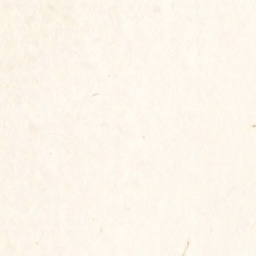
#> input picture assets/parchment-tile.jpg, 256 x 256 px
$ python generate_instagram_posts.py
#> lines starting #> are read from the running program, lines starting #| are printed output that depends on the picture
#!/usr/bin/env python3
"""
SporlyWorks — High-Converting Instagram Parameter Card Generator
Architected by Astra (GPT-6 Astra) to maximize saves, shares, and authentic cultivator engagement.
Avoids generic AI summaries; produces screenshot-worthy parameter cards and field benchmarks.
"""

import os
import sys
from PIL import Image, ImageDraw, ImageFont

BASE_DIR = os.path.dirname(os.path.dirname(os.path.abspath(__file__)))
DRAFTS_DIR = os.path.join(BASE_DIR, "_marketing", "instagram_drafts")
os.makedirs(DRAFTS_DIR, exist_ok=True)

# Select Fonts
FONT_SERIF_PATHS = [
    "/System/Library/Fonts/Supplemental/Georgia.ttf",
    "/usr/share/fonts/truetype/dejavu/DejaVuSerif-Bold.ttf",
    "/usr/share/fonts/truetype/dejavu/DejaVuSerif.ttf"
]
FONT_SANS_BOLD_PATHS = [
    "/System/Library/Fonts/Supplemental/Arial Bold.ttf",
    "/System/Library/Fonts/Supplemental/Arial.ttf",
    "/usr/share/fonts/truetype/dejavu/DejaVuSans-Bold.ttf",
    "/usr/share/fonts/truetype/dejavu/DejaVuSans.ttf"
]
FONT_SANS_PATHS = [
    "/System/Library/Fonts/Supplemental/Arial.ttf",
    "/usr/share/fonts/truetype/dejavu/DejaVuSans.ttf"
]

def get_font(paths, size):
    for path in paths:
        if os.path.exists(path):
            try:
                return ImageFont.truetype(path, size)
            except IOError:
                continue
    return ImageFont.load_default()

def wrap_text(text, font, max_width, draw):
    if not text:
        return []
    words = text.split()
    lines = []
    current_line = []
    for word in words:
        current_line.append(word)
        line_str = " ".join(current_line)
        bbox = draw.textbbox((0, 0), line_str, font=font)
        w = bbox[2] - bbox[0]
        if w > max_width:
            if len(current_line) > 1:
                current_line.pop()
                lines.append(" ".join(current_line))
                current_line = [word]
            else:
                lines.append(" ".join(current_line))
                current_line = []
    if current_line:
        lines.append(" ".join(current_line))
    return lines

def draw_parameter_card(badge, title, parameters, footer_cta, output_name):
#> called with title = 'Field Capacity: The 3-Drop Squeeze Rule', output_name = 'post1'
    width, height = 1080, 1080

    # 1. Base Canvas & Parchment Texture
    parchment_path = os.path.join(BASE_DIR, "assets", "parchment-tile.jpg")
    if not os.path.exists(parchment_path):
        parchment_path = os.path.join(BASE_DIR, "assets", "parchment-seamless.jpg")

    if os.path.exists(parchment_path):
        tile = Image.open(parchment_path).convert("RGB")
#> tile is the input picture: PIL image 256x256 RGB; mean R, G, B 252.7, 246.1, 235.1
        img = Image.new("RGB", (width, height))
#> img: PIL image 1080x1080 RGB; every value is 0
        for x in range(0, width, tile.width):
            for y in range(0, height, tile.height):
                img.paste(tile, (x, y))
    else:
        img = Image.new("RGB", (width, height), "#FCFAF6")

    draw = ImageDraw.Draw(img)

    # Palette
    forest_green = "#0B4A2E"
    deep_green = "#143A27"
    gold = "#C59B27"
    gold_dark = "#9E7B1B"
    earth_text = "#2C2418"
    card_bg = "#FFFFFF"
    card_border = "#0B4A2E"
    row_alt_bg = "#F7F5EE"
    alert_red = "#8B1E1E"

    # 2. Outer Architectural Borders
    draw.rectangle([24, 24, width - 24, height - 24], outline=forest_green, width=3)
    draw.rectangle([34, 34, width - 34, height - 34], outline=gold, width=1)

    # 3. Official Logo Emblem Header
    logo_path = os.path.join(BASE_DIR, "assets", "logo-nav.png")
    if os.path.exists(logo_path):
        try:
            logo = Image.open(logo_path).convert("RGBA")
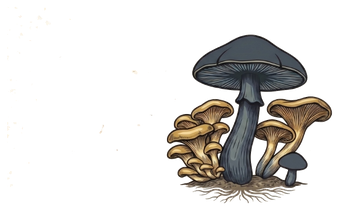
#> input picture assets/logo-nav.png, 340 x 211 px
#> logo is the input picture: PIL image 340x211 RGBA; mean R, G, B, A 29.6, 27.3, 24.5, 57.4
            target_h = 85
            aspect = logo.width / logo.height
#> aspect = 1.61
            target_w = int(target_h * aspect)
#> target_w = 136
            logo_scaled = logo.resize((target_w, target_h), Image.Resampling.LANCZOS)
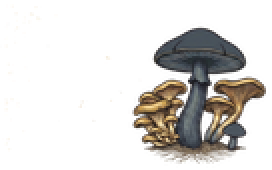
#> logo_scaled: PIL image 136x85 RGBA (shown 2 times larger); mean R, G, B, A 35.8, 33.1, 29.8, 57.4; transparent parts drawn white
            img.paste(logo_scaled, ((width - target_w) // 2, 48), logo_scaled)
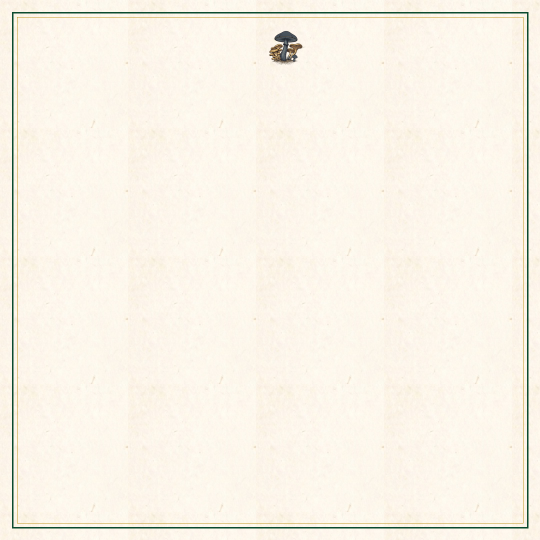
#> img: PIL image 1080x1080 RGB (shown at 1/2 size); mean R, G, B 249.5, 243.5, 231.9
        except Exception as e:
            print(f"Notice pasting logo: {e}")

    # 4. Brand Mark Wordmark
    brand_font = get_font(FONT_SERIF_PATHS, 20)
    draw.text((width // 2, 145), "SPORLYWORKS", fill=gold_dark, font=brand_font, anchor="mm")

    # 5. Category Badge Pill
    badge_font = get_font(FONT_SANS_BOLD_PATHS, 13)
    badge_text = badge.upper()
    b_bbox = draw.textbbox((0, 0), badge_text, font=badge_font)
#> b_bbox = (0, 4, 370, 13)
    bw = b_bbox[2] - b_bbox[0] + 28
#> bw = 398
    bh = 26
    bx1 = (width - bw) // 2
#> bx1 = 341
    by1 = 172
    draw.rounded_rectangle([bx1, by1, bx1 + bw, by1 + bh], radius=13, fill="#EFECE3", outline=gold, width=1)
    draw.text((width // 2, by1 + (bh // 2)), badge_text, fill=forest_green, font=badge_font, anchor="mm")

    # 6. Main Action Headline
    title_font = get_font(FONT_SERIF_PATHS, 32)
    t_lines = wrap_text(title, title_font, 920, draw)
#> t_lines = ['Field Capacity: The 3-Drop Squeeze Rule']
    title_y = 230
    for line in t_lines:
        draw.text((width // 2, title_y), line, fill=earth_text, font=title_font, anchor="mm")
        title_y += 42
#> this loop made 1 pass
#> (line, title_y) on pass 1: ('Field Capacity: The 3-Drop Squeeze Rule', 272)
#> after the loop, title_y = 272

    # 7. Central Parameter Box (The High-Value Screenshot Card)
    card_x1 = 60
    card_x2 = width - 60
    card_y1 = max(title_y + 10, 290)
#> card_y1 = 290
    card_y2 = 910
    card_height = card_y2 - card_y1
#> card_height = 620

    # White/Cream high-contrast card background with subtle shadow
    draw.rounded_rectangle([card_x1 + 3, card_y1 + 4, card_x2 + 3, card_y2 + 4], radius=16, fill="#E2DDD0")
    draw.rounded_rectangle([card_x1, card_y1, card_x2, card_y2], radius=16, fill=card_bg, outline=card_border, width=2)

    # Render Parameter Rows
    num_rows = len(parameters)
    row_height = card_height / num_rows
#> row_height = 124

    label_font = get_font(FONT_SANS_BOLD_PATHS, 15)
    val_font = get_font(FONT_SERIF_PATHS, 18)
    sub_font = get_font(FONT_SANS_PATHS, 14)

    for i, param in enumerate(parameters):
        ry1 = int(card_y1 + (i * row_height))
        ry2 = int(card_y1 + ((i + 1) * row_height))

        # Alternating subtle row tint
        if i % 2 == 1:
            draw.rectangle([card_x1 + 2, ry1, card_x2 - 2, ry2], fill=row_alt_bg)

        # Divider line
        if i > 0:
            draw.line([(card_x1 + 10), ry1, (card_x2 - 10), ry1], fill="#E5DFCE", width=1)

        # Row Content
        label = param.get("label", "").upper()
        value = param.get("value", "")
        note = param.get("note", "")
        is_alert = param.get("alert", False)

        tag_color = alert_red if is_alert else forest_green
        content_y = ry1 + int(row_height // 2)

        # Tag Badge
        draw.text((card_x1 + 35, content_y - 12), label, fill=tag_color, font=label_font, anchor="lm")
        # Value Text
        draw.text((card_x1 + 35, content_y + 12), value, fill=earth_text, font=val_font, anchor="lm")

        # Optional right-hand badge/note
        if note:
            draw.text((card_x2 - 35, content_y), note, fill=gold_dark, font=sub_font, anchor="rm")
#> this loop made 5 passes
#> (ry1, ry2, content_y) on passes 1 to 5: (290, 414, 352), (414, 538, 476), (538, 662, 600), (662, 786, 724), (786, 910, 848)

    # 8. Footer Brand & Discovery Bar
    footer_y = 960
    draw.line([(width // 2) - 180, footer_y - 20, (width // 2) + 180, footer_y - 20], fill=gold, width=1)

    cta_font = get_font(FONT_SANS_BOLD_PATHS, 16)
    draw.text((width // 2, footer_y), footer_cta.upper(), fill=forest_green, font=cta_font, anchor="mm")

    sub_footer_font = get_font(FONT_SANS_PATHS, 13)
    draw.text((width // 2, footer_y + 26), "SAVE THIS PROTOCOL FOR LAB DAY • SPORLYWORKS.COM", fill=gold_dark, font=sub_footer_font, anchor="mm")

    # Save High-Resolution Image
    out_path = os.path.join(DRAFTS_DIR, f"{output_name}.jpg")
    img.save(out_path, "JPEG", quality=98)
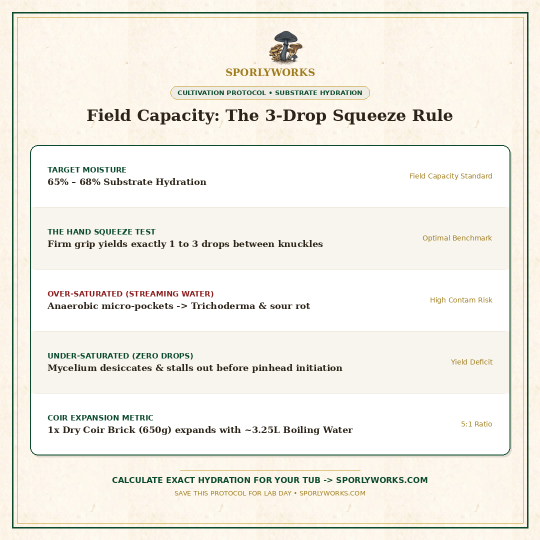
#> saved as post1.jpg: PIL image 1080x1080 RGB (shown at 1/2 size); mean R, G, B 241.8, 239.2, 231
    print(f"✅ Generated upgraded parameter card: {out_path}")
    return out_path

MASTER_POSTS = [
    {
        "id": "post1",
        "badge": "Cultivation Protocol • Substrate Hydration",
        "title": "Field Capacity: The 3-Drop Squeeze Rule",
        "parameters": [
            {
                "label": "Target Moisture",
                "value": "65% – 68% Substrate Hydration",
                "note": "Field Capacity Standard"
            },
            {
                "label": "The Hand Squeeze Test",
                "value": "Firm grip yields exactly 1 to 3 drops between knuckles",
                "note": "Optimal Benchmark"
            },
            {
                "label": "Over-Saturated (Streaming Water)",
                "value": "Anaerobic micro-pockets -> Trichoderma & sour rot",
                "note": "High Contam Risk",
                "alert": True
            },
            {
                "label": "Under-Saturated (Zero Drops)",
                "value": "Mycelium desiccates & stalls out before pinhead initiation",
                "note": "Yield Deficit"
            },
            {
                "label": "Coir Expansion Metric",
                "value": "1x Dry Coir Brick (650g) expands with ~3.25L Boiling Water",
                "note": "5:1 Ratio"
            }
        ],
        "footer_cta": "Calculate exact hydration for your tub -> sporlyworks.com",
        "caption": """Ever lost a monotub to green mold or sour rot? 90% of the time, the culprit isn't dirty genetics—it's over-saturated substrate.

When substrate is too wet, it suffocates the mycelial network. The lack of oxygen creates anaerobic micro-pockets where Trichoderma and bacterial blotch thrive before your mushroom mycelium can colonize.

Here is the exact field benchmark every veteran cultivator uses:
Grab a handful of pasteurized substrate and squeeze as hard as you can:
• Water streams out? ❌ Too wet. Add dry vermiculite immediately.
• Zero drops fall? ❌ Too dry. Your flush will stall before pins form.
• Exactly 1 to 3 drops between your knuckles? ✅ Perfect field capacity (65–68% hydration).

💡 Pro Tip: Standard coco coir bricks expand approximately 5x by weight. A standard 650g brick typically requires between 3.1L and 3.4L of boiling water.

What's your go-to substrate recipe? Straight coir, or CVG (Coir/Verm/Gypsum)? Drop your mix below 🧪👇

Save this protocol card to your collection for your next substrate prep day.

Need exact water measurements for your custom tub size? Use our free interactive Substrate Hydration Calculator at sporlyworks.com (link in bio).

#mushroomcultivation #mycologysociety #homebiology #growblocks #monotubtek #spores #steriletechnique #mycelium #sporlyworks"""
    },
    {
        "id": "post2",
        "badge": "Biochemistry • Functional Extraction",
        "title": "Hot Water vs Alcohol: The Dual-Extract Trap",
        "parameters": [
            {
                "label": "Hot Water Extraction",
                "value": "Fractures chitin walls to release Beta-1,3/1,6-D-Glucans",
                "note": "Immunomodulation"
            },
            {
                "label": "Ethanol Alcohol Extraction",
                "value": "Dissolves non-polar Triterpenes, Hericenones & Sterols",
                "note": "Neurogenesis"
            },
            {
                "label": "The Commercial Trap",
                "value": "Grain-grown mycelium with 50%+ unfermented starch fillers",
                "note": "Zero Efficacy",
                "alert": True
            },
            {
                "label": "Verified Lab Benchmark",
                "value": ">25% Verified Beta-Glucans from 100% Pure Fruiting Body",
                "note": "Gold Standard"
            },
            {
                "label": "Mushroom Synergy",
                "value": "Lion's Mane: Fruiting body + mycelium | Reishi: Dual extract required",
                "note": "Species Specific"
            }
        ],
        "footer_cta": "Explore active extraction science -> sporlyworks.com",
        "caption": """Most commercial "dual-extract" mushroom supplements on the market are cutting corners.

Here is the underlying biochemistry:

1. Hot Water Extraction:
Fungal cell walls are made of indigestible chitin. High-temperature water decoction is required to fracture the chitinous matrix and release water-soluble Beta-1,3/1,6-D-Glucans—the primary compounds responsible for immune modulation and macrophage activation.

2. Ethanol (Alcohol) Extraction:
Non-polar bioactive compounds like Triterpenes (in Reishi) and Hericenones (in Lion’s Mane) are practically insoluble in water. They require pure grain alcohol soaking to dissolve and concentrate.

The Trap? Many brands take cheap mycelium grown on oats or rice, grind up the starch filler, and label it "dual extract" without verifying active compound percentages.

Look for 100% organic fruiting bodies with third-party tested beta-glucan percentages (>25%), not total polysaccharide counts padded by grain starch.

Do you brew your own mushroom tinctures or buy dual extracts? Share your setup below 🍄

Check out our full extraction protocols and interactive wellness stacks at sporlyworks.com

#functionalmushrooms #nootropics #lionsmane #reishi #cordyceps #adaptogens #biohacking #neurogenesis #sporlyworks"""
    },
    {
        "id": "post3",
        "badge": "Laboratory Protocol • Genetics Isolation",
        "title": "Agar vs Liquid Culture: The Isolator's Guide",
        "parameters": [
            {
                "label": "Stage 1: Spore to Agar (2% MEA)",
                "value": "Germinate and sector ropey rhizomorphic growth away from bacteria",
                "note": "Genetic Cleaning"
            },
            {
                "label": "Stage 2: Agar to Liquid Culture (4% LME)",
                "value": "Rapid 14-day 500mL expansion of verified monoculture",
                "note": "Rapid Inoculation"
            },
            {
                "label": "Direct Spore to Grain Inoculation",
                "value": "High bacterial risk & multi-strain genetic competition",
                "note": "Avoid in Production",
                "alert": True
            },
            {
                "label": "Storage Benchmark",
                "value": "Liquid Culture: 6–9 months at 38°F (4°C) in sealed borosilicate",
                "note": "Cold Vault"
            },
            {
                "label": "Contamination Detection",
                "value": "Cloudy/turbid broth = Bacteria | Clean clear broth = Healthy mycelium",
                "note": "Visual QC"
            }
        ],
        "footer_cta": "Master sterile laboratory technique -> sporlyworks.com",
        "caption": """Stop injecting multi-spore syringes directly into grain bags.

A single spore syringe contains millions of competing genetic pairings—plus whatever microscopic airborne bacteria hitched a ride during spore printing. Inoculating grain directly is rolling the dice.

Here is the clean two-stage protocol:

Step 1: Spore to Agar (2% Malt Extract Agar)
Germinate your spores on petri dishes. As mycelium expands, identify the fastest, ropey rhizomorphic growth. Take a sterile 2mm scalpel transfer from the outer leading edge to a fresh plate. You now have clean, sector-isolated genetics with zero bacterial load.

Step 2: Clean Agar to Liquid Culture (4% LME Broth)
Drop a clean colonized agar wedge into sterile malt extract broth. Within 10–14 days, you have 500mL of high-potency liquid mycelium ready to inoculate dozens of grain jars in record time.

Are you team Agar plates or team Liquid Culture? Drop your vote below 👇

Save this isolation protocol for your next laboratory session.

Calculate your exact malt and dextrose broth measurements with our free tools at sporlyworks.com

#mycology #steriletechnique #agar #liquidculture #spores #fungi #mushroomgrower #labprotocols #sporlyworks"""
    }
]

def generate_all_posts():
    print("🎨 Generating upgraded Astra-designed Instagram Parameter Cards...")
    for post in MASTER_POSTS:
        # 1. Render Graphic
        draw_parameter_card(
            badge=post["badge"],
            title=post["title"],
            parameters=post["parameters"],
            footer_cta=post["footer_cta"],
            output_name=post["id"]
        )
        # 2. Write Caption
        cap_path = os.path.join(DRAFTS_DIR, f"{post['id']}.txt")
        with open(cap_path, "w", encoding="utf-8") as f:
            f.write(post["caption"])
        print(f"📝 Wrote caption for {post['id']}: {cap_path}")

    print("🎉 All upgraded Instagram posts compiled successfully!")

if __name__ == "__main__":
    generate_all_posts()
